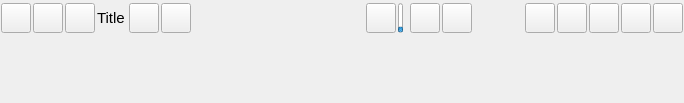
<?xml version="1.0" encoding="UTF-8"?>
<ui version="4.0">
 <class>TitleBarWidgetClass</class>
 <widget class="QWidget" name="TitleBarWidgetClass">
  <property name="geometry">
   <rect>
    <x>0</x>
    <y>0</y>
    <width>684</width>
    <height>103</height>
   </rect>
  </property>
  <property name="sizePolicy">
   <sizepolicy hsizetype="Expanding" vsizetype="Minimum">
    <horstretch>0</horstretch>
    <verstretch>0</verstretch>
   </sizepolicy>
  </property>
  <property name="minimumSize">
   <size>
    <width>0</width>
    <height>103</height>
   </size>
  </property>
  <property name="maximumSize">
   <size>
    <width>16777215</width>
    <height>16777215</height>
   </size>
  </property>
  <property name="windowTitle">
   <string notr="true">Form</string>
  </property>
  <property name="windowOpacity">
   <double>9.000000000000000</double>
  </property>
  <property name="styleSheet">
   <string notr="true"/>
  </property>
  <layout class="QVBoxLayout" name="verticalLayout_3">
   <property name="spacing">
    <number>0</number>
   </property>
   <property name="leftMargin">
    <number>0</number>
   </property>
   <property name="topMargin">
    <number>0</number>
   </property>
   <property name="rightMargin">
    <number>0</number>
   </property>
   <property name="bottomMargin">
    <number>0</number>
   </property>
   <item>
    <widget class="QFrame" name="StyledDlgTitleBox">
     <property name="sizePolicy">
      <sizepolicy hsizetype="Preferred" vsizetype="Minimum">
       <horstretch>0</horstretch>
       <verstretch>34</verstretch>
      </sizepolicy>
     </property>
     <property name="minimumSize">
      <size>
       <width>0</width>
       <height>0</height>
      </size>
     </property>
     <property name="maximumSize">
      <size>
       <width>16777215</width>
       <height>16777215</height>
      </size>
     </property>
     <layout class="QHBoxLayout" name="horizontalLayout">
      <property name="spacing">
       <number>2</number>
      </property>
      <property name="leftMargin">
       <number>1</number>
      </property>
      <property name="topMargin">
       <number>1</number>
      </property>
      <property name="rightMargin">
       <number>1</number>
      </property>
      <property name="bottomMargin">
       <number>1</number>
      </property>
      <item>
       <widget class="VxPushButton" name="m_NoLimitAppButton">
        <property name="sizePolicy">
         <sizepolicy hsizetype="Fixed" vsizetype="Fixed">
          <horstretch>0</horstretch>
          <verstretch>0</verstretch>
         </sizepolicy>
        </property>
        <property name="minimumSize">
         <size>
          <width>30</width>
          <height>30</height>
         </size>
        </property>
        <property name="maximumSize">
         <size>
          <width>30</width>
          <height>30</height>
         </size>
        </property>
        <property name="text">
         <string/>
        </property>
        <property name="iconSize">
         <size>
          <width>30</width>
          <height>30</height>
         </size>
        </property>
       </widget>
      </item>
      <item>
       <widget class="VxPushButton" name="m_PowerOffButton">
        <property name="sizePolicy">
         <sizepolicy hsizetype="Fixed" vsizetype="Fixed">
          <horstretch>0</horstretch>
          <verstretch>0</verstretch>
         </sizepolicy>
        </property>
        <property name="minimumSize">
         <size>
          <width>30</width>
          <height>30</height>
         </size>
        </property>
        <property name="maximumSize">
         <size>
          <width>30</width>
          <height>30</height>
         </size>
        </property>
        <property name="font">
         <font>
          <pointsize>10</pointsize>
          <bold>true</bold>
         </font>
        </property>
        <property name="text">
         <string/>
        </property>
       </widget>
      </item>
      <item>
       <widget class="VxPushButton" name="m_HomeButton">
        <property name="sizePolicy">
         <sizepolicy hsizetype="Fixed" vsizetype="Fixed">
          <horstretch>0</horstretch>
          <verstretch>0</verstretch>
         </sizepolicy>
        </property>
        <property name="minimumSize">
         <size>
          <width>30</width>
          <height>30</height>
         </size>
        </property>
        <property name="maximumSize">
         <size>
          <width>30</width>
          <height>30</height>
         </size>
        </property>
        <property name="font">
         <font>
          <pointsize>10</pointsize>
          <bold>true</bold>
         </font>
        </property>
        <property name="text">
         <string/>
        </property>
       </widget>
      </item>
      <item>
       <widget class="QLabel" name="StyledDlgTitleLabel">
        <property name="sizePolicy">
         <sizepolicy hsizetype="Preferred" vsizetype="Fixed">
          <horstretch>0</horstretch>
          <verstretch>0</verstretch>
         </sizepolicy>
        </property>
        <property name="minimumSize">
         <size>
          <width>0</width>
          <height>30</height>
         </size>
        </property>
        <property name="maximumSize">
         <size>
          <width>16777215</width>
          <height>30</height>
         </size>
        </property>
        <property name="font">
         <font>
          <pointsize>11</pointsize>
          <bold>false</bold>
         </font>
        </property>
        <property name="text">
         <string notr="true">Title</string>
        </property>
       </widget>
      </item>
      <item>
       <widget class="NetAvailStatusWidget" name="m_NetAvailStatusWidget" native="true">
        <property name="sizePolicy">
         <sizepolicy hsizetype="Preferred" vsizetype="Preferred">
          <horstretch>0</horstretch>
          <verstretch>0</verstretch>
         </sizepolicy>
        </property>
        <property name="minimumSize">
         <size>
          <width>0</width>
          <height>0</height>
         </size>
        </property>
        <property name="maximumSize">
         <size>
          <width>16777215</width>
          <height>16777215</height>
         </size>
        </property>
       </widget>
      </item>
      <item>
       <widget class="VxPushButton" name="m_PersonsOfferListButton">
        <property name="sizePolicy">
         <sizepolicy hsizetype="Fixed" vsizetype="Fixed">
          <horstretch>0</horstretch>
          <verstretch>0</verstretch>
         </sizepolicy>
        </property>
        <property name="minimumSize">
         <size>
          <width>30</width>
          <height>30</height>
         </size>
        </property>
        <property name="maximumSize">
         <size>
          <width>30</width>
          <height>30</height>
         </size>
        </property>
        <property name="text">
         <string/>
        </property>
        <property name="iconSize">
         <size>
          <width>30</width>
          <height>30</height>
         </size>
        </property>
       </widget>
      </item>
      <item>
       <widget class="VxPushButton" name="m_ShareOfferListButton">
        <property name="sizePolicy">
         <sizepolicy hsizetype="Fixed" vsizetype="Fixed">
          <horstretch>0</horstretch>
          <verstretch>0</verstretch>
         </sizepolicy>
        </property>
        <property name="minimumSize">
         <size>
          <width>30</width>
          <height>30</height>
         </size>
        </property>
        <property name="maximumSize">
         <size>
          <width>30</width>
          <height>30</height>
         </size>
        </property>
        <property name="text">
         <string/>
        </property>
        <property name="iconSize">
         <size>
          <width>30</width>
          <height>30</height>
         </size>
        </property>
       </widget>
      </item>
      <item>
       <spacer name="horizontalSpacer">
        <property name="orientation">
         <enum>Qt::Horizontal</enum>
        </property>
        <property name="sizeHint" stdset="0">
         <size>
          <width>106</width>
          <height>15</height>
         </size>
        </property>
       </spacer>
      </item>
      <item>
       <widget class="VxPushButton" name="m_MuteMicButton">
        <property name="minimumSize">
         <size>
          <width>30</width>
          <height>30</height>
         </size>
        </property>
        <property name="maximumSize">
         <size>
          <width>30</width>
          <height>30</height>
         </size>
        </property>
        <property name="text">
         <string/>
        </property>
        <property name="iconSize">
         <size>
          <width>30</width>
          <height>30</height>
         </size>
        </property>
       </widget>
      </item>
      <item>
       <widget class="QProgressBar" name="m_MicVolPeakBar">
        <property name="sizePolicy">
         <sizepolicy hsizetype="Fixed" vsizetype="Fixed">
          <horstretch>0</horstretch>
          <verstretch>0</verstretch>
         </sizepolicy>
        </property>
        <property name="minimumSize">
         <size>
          <width>5</width>
          <height>30</height>
         </size>
        </property>
        <property name="maximumSize">
         <size>
          <width>5</width>
          <height>30</height>
         </size>
        </property>
        <property name="maximum">
         <number>32768</number>
        </property>
        <property name="value">
         <number>3000</number>
        </property>
        <property name="orientation">
         <enum>Qt::Vertical</enum>
        </property>
        <property name="textDirection">
         <enum>QProgressBar::BottomToTop</enum>
        </property>
       </widget>
      </item>
      <item>
       <spacer name="horizontalSpacer_2">
        <property name="orientation">
         <enum>Qt::Horizontal</enum>
        </property>
        <property name="sizeType">
         <enum>QSizePolicy::Fixed</enum>
        </property>
        <property name="sizeHint" stdset="0">
         <size>
          <width>5</width>
          <height>20</height>
         </size>
        </property>
       </spacer>
      </item>
      <item>
       <widget class="VxPushButton" name="m_MuteSpeakerButton">
        <property name="sizePolicy">
         <sizepolicy hsizetype="Fixed" vsizetype="Fixed">
          <horstretch>0</horstretch>
          <verstretch>0</verstretch>
         </sizepolicy>
        </property>
        <property name="minimumSize">
         <size>
          <width>30</width>
          <height>30</height>
         </size>
        </property>
        <property name="maximumSize">
         <size>
          <width>30</width>
          <height>30</height>
         </size>
        </property>
        <property name="text">
         <string/>
        </property>
        <property name="iconSize">
         <size>
          <width>30</width>
          <height>30</height>
         </size>
        </property>
       </widget>
      </item>
      <item>
       <widget class="VxPushButton" name="m_CameraStartStopButton">
        <property name="sizePolicy">
         <sizepolicy hsizetype="Fixed" vsizetype="Fixed">
          <horstretch>0</horstretch>
          <verstretch>0</verstretch>
         </sizepolicy>
        </property>
        <property name="minimumSize">
         <size>
          <width>30</width>
          <height>30</height>
         </size>
        </property>
        <property name="maximumSize">
         <size>
          <width>30</width>
          <height>30</height>
         </size>
        </property>
        <property name="text">
         <string/>
        </property>
        <property name="iconSize">
         <size>
          <width>30</width>
          <height>30</height>
         </size>
        </property>
       </widget>
      </item>
      <item>
       <widget class="CamTitleBarPreview" name="m_CamPreviewScreen">
        <property name="sizePolicy">
         <sizepolicy hsizetype="Fixed" vsizetype="Fixed">
          <horstretch>0</horstretch>
          <verstretch>0</verstretch>
         </sizepolicy>
        </property>
        <property name="minimumSize">
         <size>
          <width>40</width>
          <height>30</height>
         </size>
        </property>
        <property name="maximumSize">
         <size>
          <width>40</width>
          <height>30</height>
         </size>
        </property>
        <property name="text">
         <string/>
        </property>
       </widget>
      </item>
      <item>
       <widget class="QLabel" name="m_CamClientCountLabel">
        <property name="text">
         <string notr="true"/>
        </property>
        <property name="alignment">
         <set>Qt::AlignCenter</set>
        </property>
       </widget>
      </item>
      <item>
       <widget class="VxPushButton" name="m_TrashButton">
        <property name="sizePolicy">
         <sizepolicy hsizetype="Fixed" vsizetype="Fixed">
          <horstretch>0</horstretch>
          <verstretch>0</verstretch>
         </sizepolicy>
        </property>
        <property name="minimumSize">
         <size>
          <width>30</width>
          <height>30</height>
         </size>
        </property>
        <property name="maximumSize">
         <size>
          <width>30</width>
          <height>30</height>
         </size>
        </property>
        <property name="font">
         <font>
          <pointsize>10</pointsize>
          <bold>true</bold>
         </font>
        </property>
        <property name="text">
         <string/>
        </property>
       </widget>
      </item>
      <item>
       <widget class="VxPushButton" name="m_ShareButton">
        <property name="sizePolicy">
         <sizepolicy hsizetype="Fixed" vsizetype="Fixed">
          <horstretch>0</horstretch>
          <verstretch>0</verstretch>
         </sizepolicy>
        </property>
        <property name="minimumSize">
         <size>
          <width>30</width>
          <height>30</height>
         </size>
        </property>
        <property name="maximumSize">
         <size>
          <width>30</width>
          <height>30</height>
         </size>
        </property>
        <property name="font">
         <font>
          <pointsize>10</pointsize>
          <bold>true</bold>
         </font>
        </property>
        <property name="text">
         <string/>
        </property>
       </widget>
      </item>
      <item>
       <widget class="VxMenuButtonTop" name="m_MenuTopButton">
        <property name="sizePolicy">
         <sizepolicy hsizetype="Fixed" vsizetype="Fixed">
          <horstretch>0</horstretch>
          <verstretch>0</verstretch>
         </sizepolicy>
        </property>
        <property name="minimumSize">
         <size>
          <width>30</width>
          <height>30</height>
         </size>
        </property>
        <property name="maximumSize">
         <size>
          <width>30</width>
          <height>30</height>
         </size>
        </property>
        <property name="font">
         <font>
          <pointsize>10</pointsize>
          <bold>true</bold>
         </font>
        </property>
        <property name="text">
         <string/>
        </property>
       </widget>
      </item>
      <item>
       <widget class="VxPushButton" name="m_MenuButton">
        <property name="sizePolicy">
         <sizepolicy hsizetype="Fixed" vsizetype="Fixed">
          <horstretch>0</horstretch>
          <verstretch>0</verstretch>
         </sizepolicy>
        </property>
        <property name="minimumSize">
         <size>
          <width>30</width>
          <height>30</height>
         </size>
        </property>
        <property name="maximumSize">
         <size>
          <width>30</width>
          <height>30</height>
         </size>
        </property>
        <property name="text">
         <string/>
        </property>
       </widget>
      </item>
      <item>
       <widget class="VxPushButton" name="m_BackDlgButton">
        <property name="sizePolicy">
         <sizepolicy hsizetype="Fixed" vsizetype="Fixed">
          <horstretch>0</horstretch>
          <verstretch>0</verstretch>
         </sizepolicy>
        </property>
        <property name="minimumSize">
         <size>
          <width>30</width>
          <height>30</height>
         </size>
        </property>
        <property name="maximumSize">
         <size>
          <width>30</width>
          <height>30</height>
         </size>
        </property>
        <property name="font">
         <font>
          <pointsize>10</pointsize>
          <bold>true</bold>
         </font>
        </property>
        <property name="text">
         <string/>
        </property>
       </widget>
      </item>
     </layout>
    </widget>
   </item>
   <item>
    <widget class="QLabel" name="m_StatusLabel">
     <property name="sizePolicy">
      <sizepolicy hsizetype="Expanding" vsizetype="Minimum">
       <horstretch>0</horstretch>
       <verstretch>0</verstretch>
      </sizepolicy>
     </property>
     <property name="styleSheet">
      <string notr="true"/>
     </property>
     <property name="text">
      <string notr="true"/>
     </property>
    </widget>
   </item>
   <item>
    <widget class="OfferBarWidget" name="m_OfferBarWidget" native="true">
     <property name="sizePolicy">
      <sizepolicy hsizetype="Expanding" vsizetype="Minimum">
       <horstretch>0</horstretch>
       <verstretch>0</verstretch>
      </sizepolicy>
     </property>
     <property name="minimumSize">
      <size>
       <width>0</width>
       <height>52</height>
      </size>
     </property>
     <property name="maximumSize">
      <size>
       <width>16777215</width>
       <height>16777215</height>
      </size>
     </property>
     <property name="styleSheet">
      <string notr="true"/>
     </property>
    </widget>
   </item>
  </layout>
 </widget>
 <customwidgets>
  <customwidget>
   <class>VxPushButton</class>
   <extends>QPushButton</extends>
   <header>VxPushButton.h</header>
  </customwidget>
  <customwidget>
   <class>OfferBarWidget</class>
   <extends>QWidget</extends>
   <header>OfferBarWidget.h</header>
   <container>1</container>
  </customwidget>
  <customwidget>
   <class>VxMenuButtonTop</class>
   <extends>QPushButton</extends>
   <header>VxMenuButtonTop.h</header>
  </customwidget>
  <customwidget>
   <class>NetAvailStatusWidget</class>
   <extends>QWidget</extends>
   <header>NetAvailStatusWidget.h</header>
   <container>1</container>
  </customwidget>
  <customwidget>
   <class>CamTitleBarPreview</class>
   <extends>QLabel</extends>
   <header>CamTitleBarPreview.h</header>
  </customwidget>
 </customwidgets>
 <resources/>
 <connections/>
</ui>
